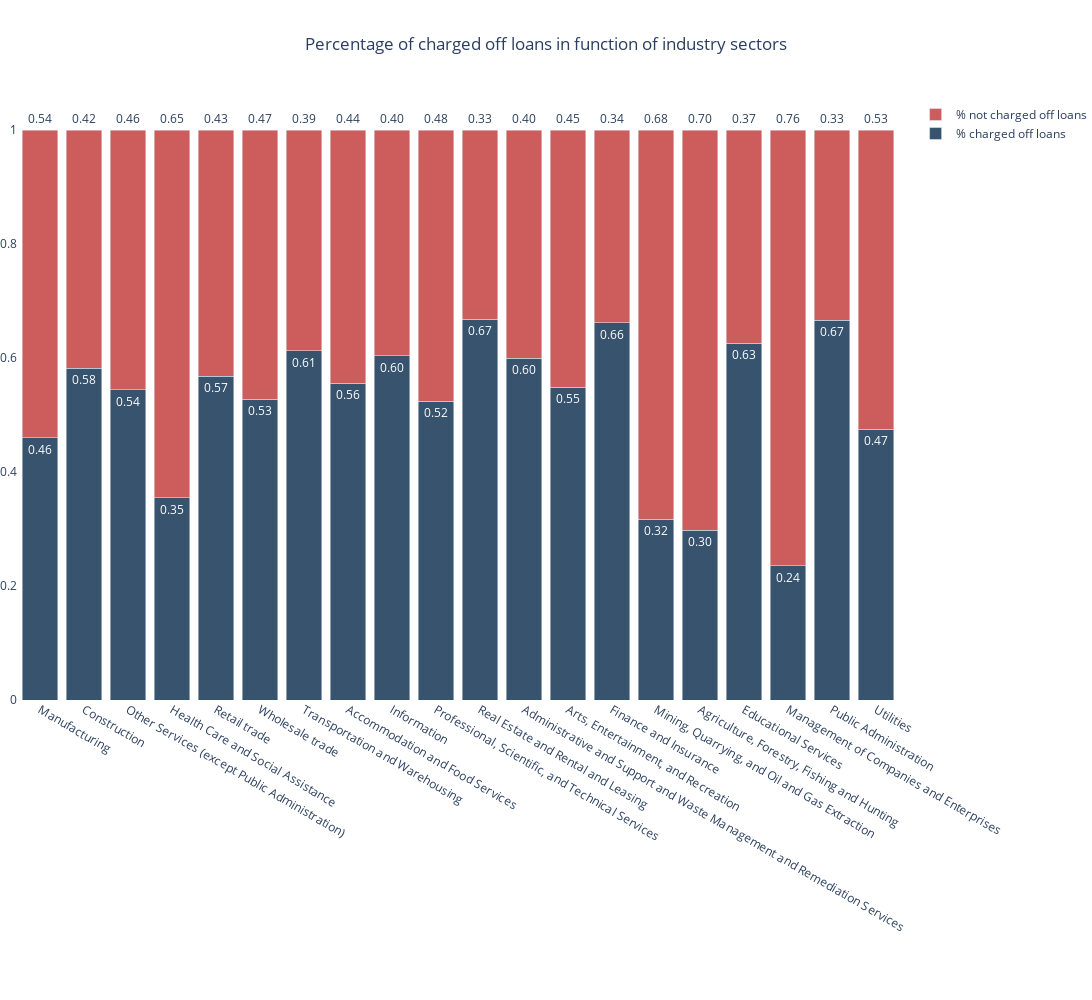

Here is the notebook cell this chart was saved with:
### Code cell
import plotly.graph_objects as go
from plotly.subplots import make_subplots
import plotly.express as px
import numpy as np
y0,y1 = [],[]
x = list(df_used_test['Industry'].unique())
for x_ in x:
    df_target = df_used_test[df_used_test['Industry'].isin([x_])]
    y0.append(df_target[df_target.ChargeOff == 0].shape[0]/df_target.shape[0])
    y1.append(df_target[df_target.ChargeOff == 1].shape[0]/df_target.shape[0])


fig = go.Figure(data=[
    go.Bar(name='% charged off loans', x=x, y=y1,text=y1,marker_color='rgb(55, 83, 109)'),
    go.Bar(name='% not charged off loans', x=x, y=y0,text=y0,marker_color='indianred')
])
fig.update_layout(barmode='stack')
fig.update_layout(
    title='Percentage of charged off loans in function of industry sectors',
    title_x=0.5,
    yaxis=dict(
        showgrid=False,
        showline=False,
    
    ),
    
    xaxis=dict(
        zeroline=False,
        showline=False,
        showgrid=False,
       
    ),
    autosize=False,

    width=1500,
    height=1000,
    paper_bgcolor='rgb(255, 255, 255)',
    plot_bgcolor='rgb(255, 255, 255)',
)
fig.update_traces(texttemplate='%{text:.2f}', textposition='outside')
fig.update_layout(margin={"r":0,"t":100,"l":0,"b":300})
fig.update_layout(margin={"r":0,"t":100,"l":0,"b":300})

fig.show()

### Figure 1 — Plotly figure (JSON) as saved in the notebook; plotly's stock layout.template omitted (floating-point values rounded to 4 significant figures)
{"data": [{"marker": {"color": "rgb(55, 83, 109)"}, "name": "% charged off loans", "text": ["0.4605299098606938", "0.5824175824175825", "0.5444823663253697", "0.3546017014694509", "0.5681088714854282", "0.5278665246716365", "0.6125690607734806", "0.5554733727810651", "0.6037735849056604", "0.5241222530942157", "0.6683673469387755", "0.5999003487792726", "0.5490430622009569", "0.6616314199395771", "0.3170731707317073", "0.2975391498881432", "0.625866050808314", "0.23529411764705882", "0.6666666666666666", "0.475"], "textposition": "outside", "texttemplate": "%{text:.2f}", "type": "bar", "x": ["Manufacturing", "Construction", "Other Services (except Public Administration)", "Health Care and Social Assistance", "Retail trade", "Wholesale trade", "Transportation and Warehousing", "Accommodation and Food Services", "Information", "Professional, Scientific, and Technical Services", "Real Estate and Rental and Leasing", "Administrative and Support and Waste Management and Remediation Services", "Arts, Entertainment, and Recreation", "Finance and Insurance", "Mining, Quarrying, and Oil and Gas Extraction", "Agriculture, Forestry, Fishing and Hunting", "Educational Services", "Management of Companies and Enterprises", "Public Administration", "Utilities"], "y": [0.4605, 0.5824, 0.5445, 0.3546, 0.5681, 0.5279, 0.6126, 0.5555, 0.6038, 0.5241, 0.6684, 0.5999, 0.549, 0.6616, 0.3171, 0.2975, 0.6259, 0.2353, 0.6667, 0.475]}, {"marker": {"color": "indianred"}, "name": "% not charged off loans", "text": ["0.5394700901393062", "0.4175824175824176", "0.4555176336746303", "0.6453982985305491", "0.43189112851457184", "0.4721334753283635", "0.38743093922651933", "0.44452662721893493", "0.39622641509433965", "0.47587774690578427", "0.33163265306122447", "0.40009965122072744", "0.45095693779904306", "0.338368580060423", "0.6829268292682927", "0.7024608501118568", "0.3741339491916859", "0.7647058823529411", "0.3333333333333333", "0.525"], "textposition": "outside", "texttemplate": "%{text:.2f}", "type": "bar", "x": ["Manufacturing", "Construction", "Other Services (except Public Administration)", "Health Care and Social Assistance", "Retail trade", "Wholesale trade", "Transportation and Warehousing", "Accommodation and Food Services", "Information", "Professional, Scientific, and Technical Services", "Real Estate and Rental and Leasing", "Administrative and Support and Waste Management and Remediation Services", "Arts, Entertainment, and Recreation", "Finance and Insurance", "Mining, Quarrying, and Oil and Gas Extraction", "Agriculture, Forestry, Fishing and Hunting", "Educational Services", "Management of Companies and Enterprises", "Public Administration", "Utilities"], "y": [0.5395, 0.4176, 0.4555, 0.6454, 0.4319, 0.4721, 0.3874, 0.4445, 0.3962, 0.4759, 0.3316, 0.4001, 0.451, 0.3384, 0.6829, 0.7025, 0.3741, 0.7647, 0.3333, 0.525]}], "layout": {"autosize": false, "barmode": "stack", "height": 1000, "margin": {"b": 300, "l": 0, "r": 0, "t": 100}, "paper_bgcolor": "rgb(255, 255, 255)", "plot_bgcolor": "rgb(255, 255, 255)", "title": {"text": "Percentage of charged off loans in function of industry sectors", "x": 0.5}, "width": 1500, "xaxis": {"showgrid": false, "showline": false, "zeroline": false}, "yaxis": {"showgrid": false, "showline": false}}}
